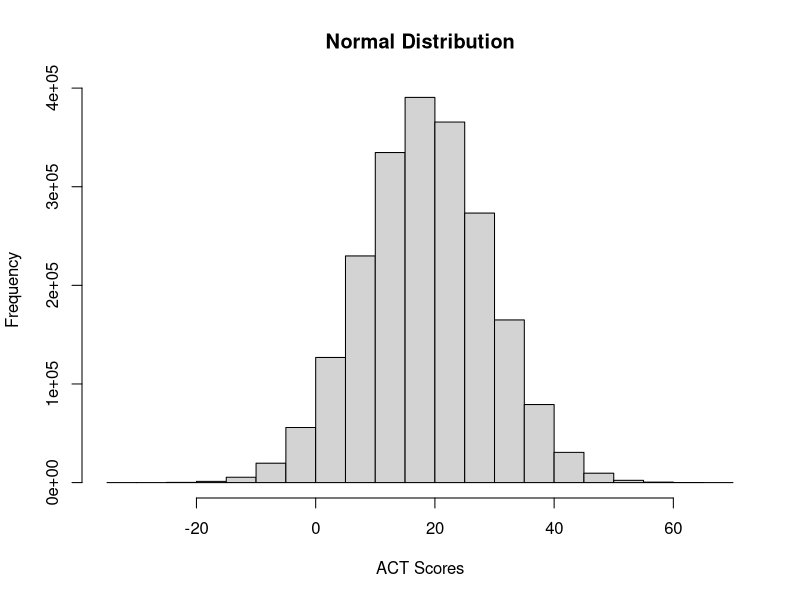

Reproduce this figure in R.
#Author: Omer Basar
#Lab 6
#------------------
#Note: The answers to the questions are in the Latex file.
#Note: My version of Rstudio doesn't read .xlsx files unless I use a package.
#Make sure to put the data set and lab file in the same folder and set 
#the working directory to the same location.
install.packages("readxl")
library("readxl")

#Read the data set
ACT <- read_excel("dataset_SAT.xlsx")
Scores = (ACT$'ACT Score')[2:37]
Frequency = (ACT$Frequency)[2:37]
df <- data.frame(Scores, Frequency)

#Create a histogram
library(ggplot2)
k <- ggplot(df, aes(x = Scores, y = Frequency)) + geom_histogram(stat = "identity")
#Call k in the terminal window to see the histogram.

#Mean and Standard Deviation
m <- mean(Scores)
s <- sd(Scores)

#Create normal distribution
normal_distribution <- rnorm(2090332, mean = m, sd = s)
hist(normal_distribution, main = "Normal Distribution", xlab = "ACT Scores", ylab = "Frequency")

#Consideration for Honors with score 30 + proportion using raw data.
sub1Scores <- sum(c(Frequency[1:7]))
tot1Scores <- sum(Frequency)
answ1 <- sub1Scores/tot1Scores

#Probability for people with score of at most 12 using raw data.
sub2Scores <- sum(c(Frequency[25:36]))
answ2 <- sub2Scores/tot1Scores

#83rd percentile
b <- quantile(normal_distribution, c(0.83))